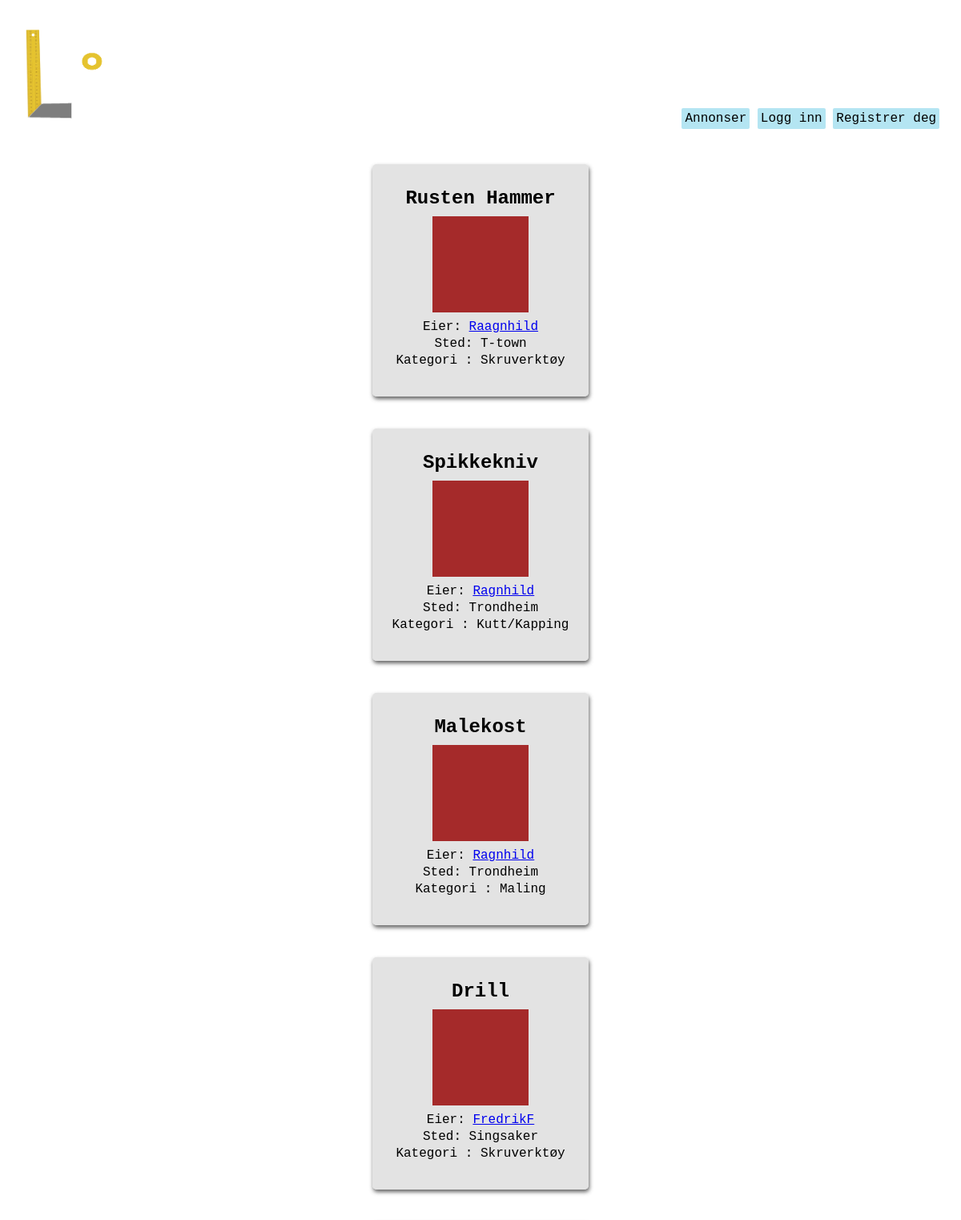
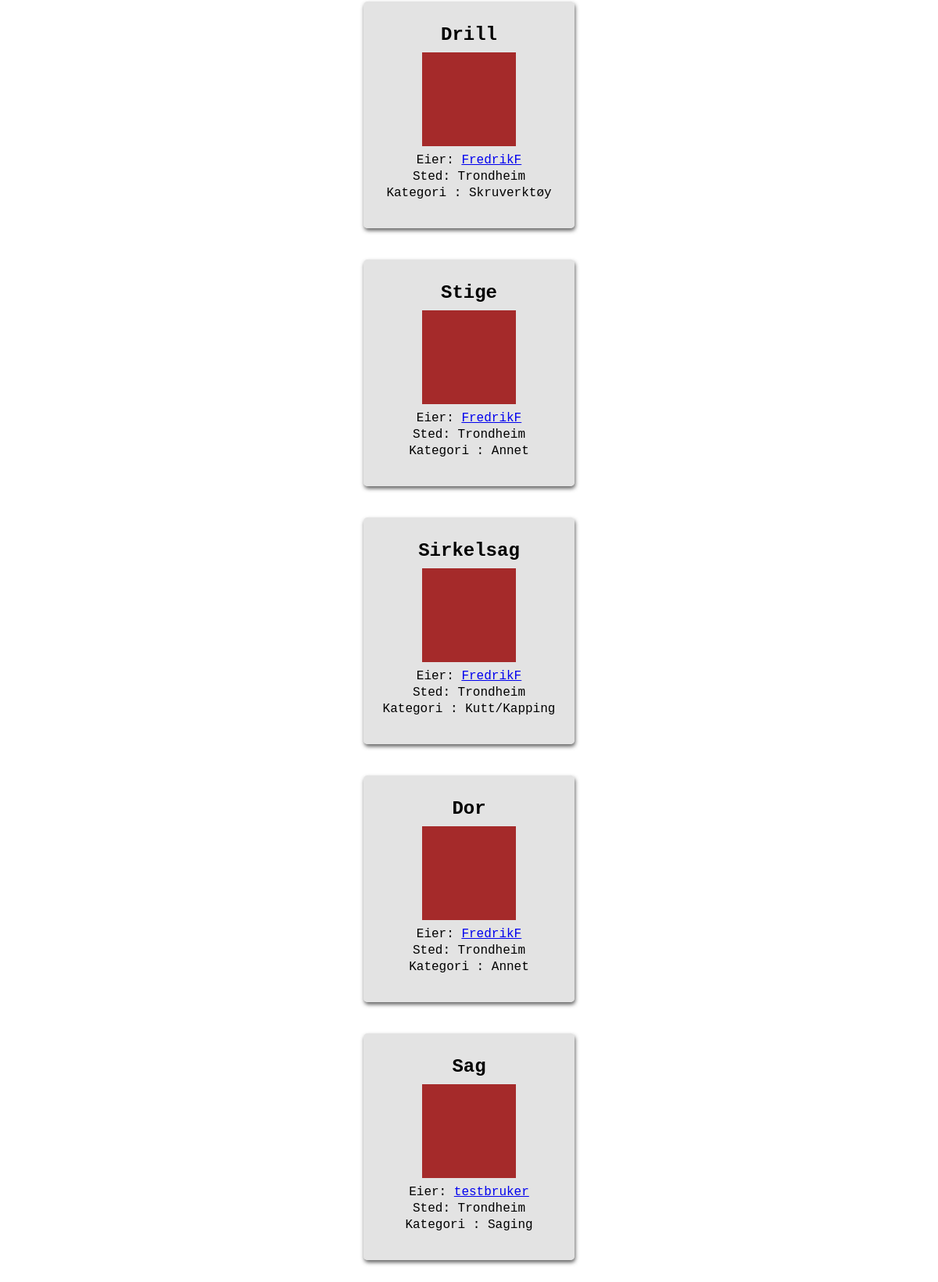
The app's page /homepage/listing/overview with its own data (2 pictures, top to bottom).
### homepage/models.py (models this page shows, shortened)
class Listing(models.Model):
    owner = models.ForeignKey(User, verbose_name = 'User', on_delete=models.CASCADE, null=True) #user burde kanskje endres til settings.AUTH_USER_MODEL. må i så fall django.conf import settings
    title = models.CharField(max_length=50, verbose_name="Tittel")
    loaned = models.BooleanField(default=False, verbose_name="Utlånt?")
    price = models.PositiveSmallIntegerField(verbose_name='Pris')
    location = models.CharField(max_length=100, verbose_name="Sted") #burde kanskje være annet enn CharField. Gjør det vanskelig å sortere etter denne attributten
    description = models.TextField(verbose_name="Beskrivelse")
    SW = 1
    PT = 2
    WD = 3
    CT = 4
    SV = 5
    BO = 6
    OT = 7
    CATEGORY_CHOICES = (
        (SW, 'Saging'),
        (PT, 'Maling'),
        (WD, 'Sveising'),
        (CT, 'Kutt/Kapping'),
        (SV, 'Skruverktøy'),
        (BO, 'Slagverktøy'),
        (OT, 'Annet'),
    )
    category = models.PositiveSmallIntegerField(
        choices = CATEGORY_CHOICES,
        default = OT,
        verbose_name="Kategori",
    )

### homepage/views.py (the view)
# urls.py: path('listing/overview', views.listing_overview, name='listing_overview')
def listing_overview(request):
    all_listings = Listing.objects.all()
    return render(request, 'homepage/listing_overview.html', {'all_listings': all_listings})

### homepage/templates/homepage/listing_overview.html (shortened to what this page needs)
{% extends "users/base.html" %}
{% block content %}
    <div>
        {% for listing in all_listings %}
            {% if not listing.loaned %}
                <div class="listingDIV">
                    <a href="{% url 'homepage:listing' listing_id=listing.id %}" class="listingLink">invisible link!</a>
                    <div class="listingContent">
                        <h2>{{listing.title}}</h2>
                        <div class="listingImg"></div>
                        <p>Eier:   <a href="{% url 'users:profile' listing.owner %}">  <a href="{% url 'users:profile' listing.owner %}">{{listing.owner}}</a> </a> </p>
                        <p>Sted: {{listing.location}}</p>
                        <p>Kategori : {{listing.get_category_display}}</p>
                        <br>
                    </div>
                </div>
            {% endif %}
        {% endfor %}
    </div>
{% endblock content %}

### users/static/stylish.css (style rules this page uses)
.bg { margin: 0px; background-image: url("../static/img/standinBG2_r.jpg"); background-size: cover; height: 100%; min-height: 100vh; font-family: 'Courier New', Courier, monospace; }
.listingDIV { background-color: rgba(218, 218, 218, 0.737); box-shadow: 1px 3px 5px rgba(63, 63, 63, 0.813); padding: 20px; margin: 20px; border-radius: 5px; display: inline-block; width: 230px; height: 250px; line-height: 5px; text-align: left; }
.listingLink { color: transparent; position: absolute; width: inherit; height: inherit; line-height: normal; }
.listingImg { display: inline-block; background-color: brown; height: 120px; width: 120px; }
.listingContent { text-align: center; }

### records on screen
Listing: title "Rusten Hammer", owner "Raagnhild", location "T-town", category "Skruverktøy"
Listing: title "Spikkekniv", owner "Ragnhild", location "Trondheim", category "Kutt/Kapping"
Listing: title "Malekost", owner "Ragnhild", location "Trondheim", category "Maling"
Listing: title "Drill", owner "FredrikF", location "Singsaker", category "Skruverktøy"
Listing: title "Drill", owner "FredrikF", location "Trondheim", category "Skruverktøy"
Listing: title "Stige", owner "FredrikF", location "Trondheim", category "Annet"
Listing: title "Sirkelsag", owner "FredrikF", location "Trondheim", category "Kutt/Kapping"
Listing: title "Dor", owner "FredrikF", location "Trondheim", category "Annet"
Listing: title "Sag", owner "testbruker", location "Trondheim", category "Saging"
